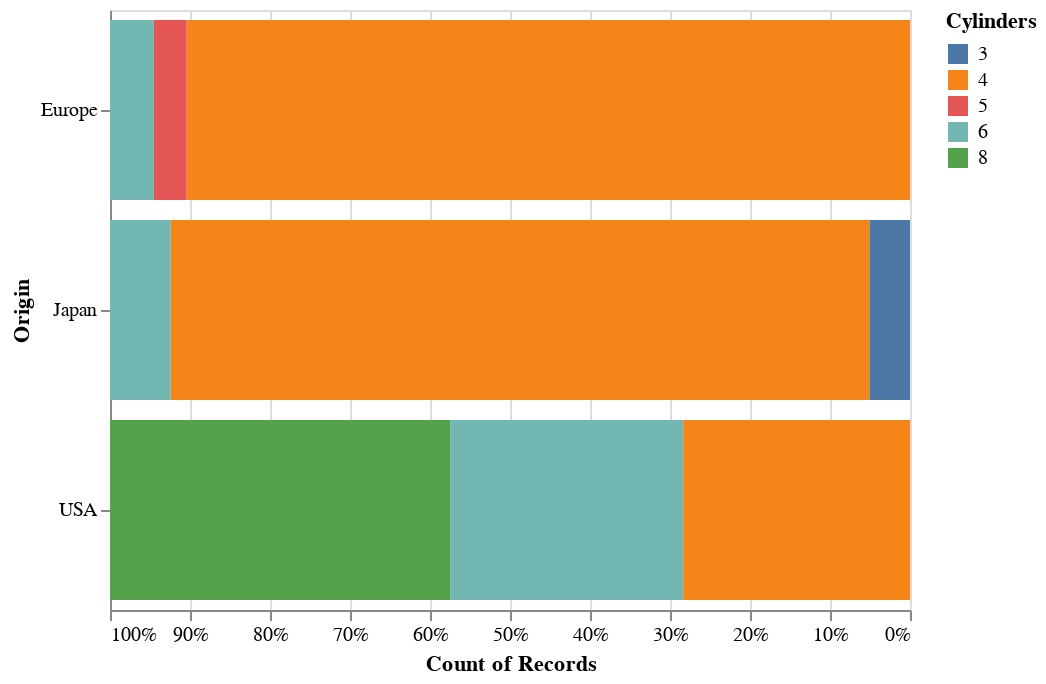

Notebook cell for this chart:
### Markdown cell above
This shows a lot:

1. The larger displayment engines that have more horsepower are from the United States.
2. The cars from Japan and Europe have smaller displacement/horsepower engine and are lighter.
3. It is exactly the large horsepower cars from the United States that are heavier. Thus, even though they have more horsepower, their excess weight causes them to be slower than their smaller horsepower peers.

Thus, it appears that one of the main trends in this dataset is the difference in cars between geographic regions. Let's see if this also holds true in the cylinders of the engines by looking at a normalized stacked bar chart:

### Code cell
alt.Chart(cars).mark_bar().encode(
    alt.Y('Origin'),
    alt.X('*:Q', aggregate='count', sort='descending', stack='normalize'),
    alt.Color('Cylinders:N')
)

### Figure 1 — Vega-Lite specification as saved in the notebook (floating-point values rounded to 4 significant figures; data arrays with more than 128 entries replaced by an {"elided": "..."} marker saying what was removed)
{"$schema": "https://vega.github.io/schema/vega-lite/v2.6.0.json", "config": {"view": {"height": 300, "width": 400}}, "data": {"name": "data-f02450ab61490a1363517a0190416235"}, "datasets": {"data-f02450ab61490a1363517a0190416235": {"elided": "406 records"}}, "encoding": {"color": {"field": "Cylinders", "type": "nominal"}, "x": {"aggregate": "count", "field": "*", "sort": "descending", "stack": "normalize", "type": "quantitative"}, "y": {"field": "Origin", "type": "nominal"}}, "mark": "bar"}
